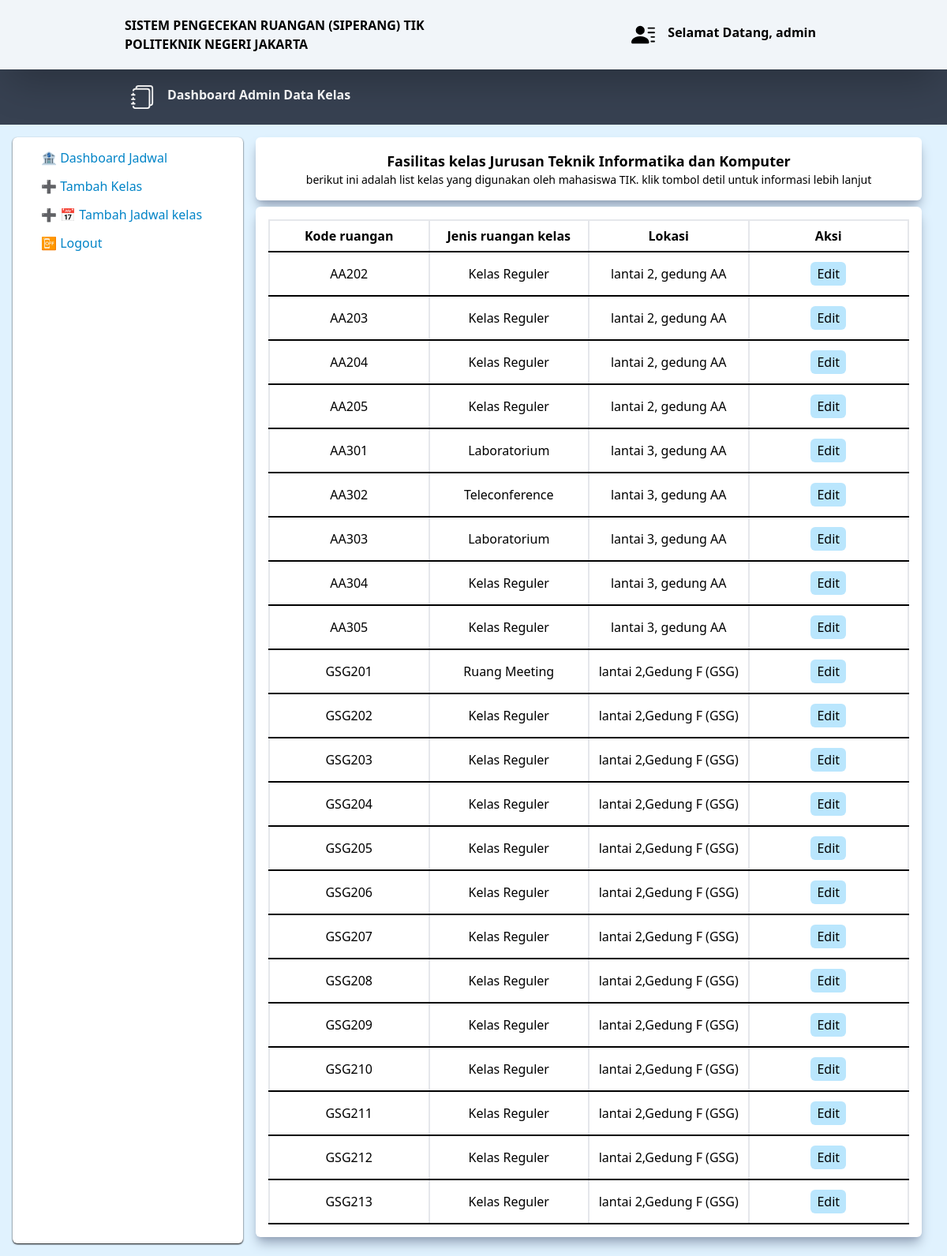
Page /page/kelas_admin.php on the earlier database version.
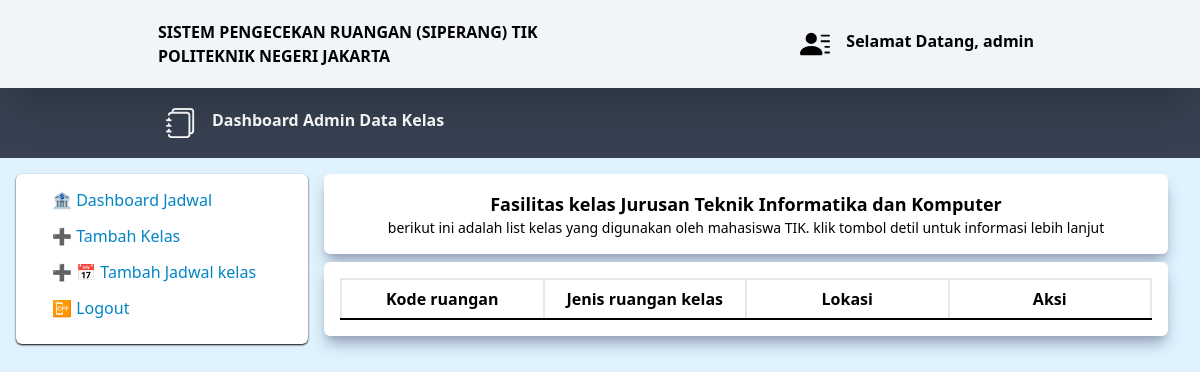
Same page on the later database version.
### tables this page shows
CREATE TABLE `ruangan` (
  `id_ruangan` varchar(25) NOT NULL,
  `lokasi` varchar(255) NOT NULL,
  `fasilitas` varchar(255) NOT NULL,
  `jenis_ruangan` varchar(35) NOT NULL,
  `kapasitas` int(11) NOT NULL
);

### page/kelas_admin.php (the view, shortened to what this page needs)
<?php
include("../util/connection.php");
$username = "admin";
$sql = "select * from ruangan";
$result = mysqli_query($conn, $sql);
?>
<html>
<head>
  <script src="https://cdn.tailwindcss.com"></script>
</head>
<body class="bg-sky-100">
  <header class="sticky bg-slate-100 py-5 font-bold shadow-blake shadow-2xl">
    <nav class="flex flex-row mx-auto w-9/12 px-2">
      <div class="basis-1/2 uppercase text-md items-center">
        <a href="">
          <span>Sistem Pengecekan Ruangan (SIPERANG) TIK</span> <br />
          <span>Politeknik Negeri Jakarta</span>
        </a>
      </div>
      <div class="basis-1/2 text-end my-auto inline-block items-center p-2">
        <a href="" class="flex justify-end transition-all duration-300 ease-in-out hover:text-sky-300">
          <span class="mx-4">
            </span>
          <span class="text-md">Selamat Datang,
            <?= $username ?>
          </span></a>
      </div>
    </nav>
  </header>
  <main>
    <div class="bg-gray-700">
      <div class="flex flex-row w-9/12 py-5 mx-auto">
        <div class="text-white font-bold text-md flex flex-start basis-1/2">
          <div class="mx-4">
          </div>
          <div>Dashboard Admin Data Kelas</div>
        </div>
      </div>
    </div>
    <div class="flex flex-row p-4 mx-auto">
      <div class="basis-1/4 rounded-md transition-all duration-300 ease-in-out shadow-black shadow-sm bg-white">
        <ul class="indent-7 text-sky-600 leading-9 p-2 mx-auto">
          <a href="kelas_admin.html">
            <li class="hover:border-2 hover:border-sky-500 transition-all duration-100 ease-in-out rounded-md">
            🏦 Dashboard Jadwal
            </li>
          </a>
          <a href="tambah.php">
            <li class="hover:border-2 hover:border-sky-500 transition-all duration-100 ease-in-out rounded-md">
              ➕ Tambah Kelas
            </li>
          </a>
          <a href="tambah_jadwal_kelas.php">
            <li class="hover:border-2 hover:border-sky-500 transition-all duration-100 ease-in-out rounded-md">
              ➕ 📅 Tambah Jadwal kelas
            </li>
          </a>
          <a href="../util/logout.php">
            <li class="hover:border-2 hover:border-sky-500 transition-all duration-100 ease-in-out rounded-md">
              📴 Logout
            </li>
          </a>
        </ul>
      </div>
      <div class="basis-3/4">
        <div class="px-4">
          <div class="rounded-md mb-2 shadow-slate-400 shadow-lg  h-max relative bg-white p-4 text-center text-lg font-bold">
            Fasilitas kelas Jurusan Teknik Informatika dan Komputer <br>
            <div class="text-sm font-normal">
              berikut ini adalah list kelas yang digunakan oleh mahasiswa TIK. klik tombol detil untuk informasi lebih lanjut
            </div>
          </div>
          <div class="rounded-md mb-2 shadow-slate-400 shadow-lg flex flex-row h-max relative bg-white p-4">
            <table class="w-full text-center">
              <tr>
                <th class="border-2 border-b-black w-1/4 p-2">Kode ruangan</th>
                <th class="border-2 border-b-black w-1/4 p-2">Jenis ruangan kelas</th>
                <th class="border-2 border-b-black W-1/4 p-2">Lokasi</th>
                <th class="border-2 border-b-black W-1/4 p-2">Aksi</th>
              </tr>
              <?php
              if ($result->num_rows > 0) {
                while ($row = $result->fetch_assoc()) {
              ?>
                  <tr>
                    <td class="border-2 border-b-black p-2"><?= $row['id_ruangan']; ?></td>
                    <td class="border-2 border-b-black p-2"><?= $row['jenis_ruangan']; ?></td>
                    <td class="border-2 border-b-black p-2"><?= $row['lokasi']; ?></td>
                    <td class="p-4 border-2 border-b-black p-2">
                      <a href="detailadmin.php?class=<?php echo $row['id_ruangan'] ?>" class="text-black-200 bg-sky-200 py-1 px-2 hover:bg-sky-300 rounded-md ">Edit</a>
                    </td>
                  </tr>
              <?php }
              } ?>
            </table>
          </div>
        </div>
      </div>
    </div>
  </main>
</body>
</html>

Differences in the rows shown:
removed ruangan: id_ruangan "AA202", jenis_ruangan "Kelas Reguler", lokasi "lantai 2, gedung AA"
removed ruangan: id_ruangan "AA203", jenis_ruangan "Kelas Reguler", lokasi "lantai 2, gedung AA"
removed ruangan: id_ruangan "AA204", jenis_ruangan "Kelas Reguler", lokasi "lantai 2, gedung AA"
removed ruangan: id_ruangan "AA205", jenis_ruangan "Kelas Reguler", lokasi "lantai 2, gedung AA"
removed ruangan: id_ruangan "AA301", jenis_ruangan "Laboratorium", lokasi "lantai 3, gedung AA"
removed ruangan: id_ruangan "AA302", jenis_ruangan "Teleconference", lokasi "lantai 3, gedung AA"
removed ruangan: id_ruangan "AA303", jenis_ruangan "Laboratorium", lokasi "lantai 3, gedung AA"
removed ruangan: id_ruangan "AA304", jenis_ruangan "Kelas Reguler", lokasi "lantai 3, gedung AA"
removed ruangan: id_ruangan "AA305", jenis_ruangan "Kelas Reguler", lokasi "lantai 3, gedung AA"
removed ruangan: id_ruangan "GSG201", jenis_ruangan "Ruang Meeting", lokasi "lantai 2,Gedung F (GSG)"
removed ruangan: id_ruangan "GSG202", jenis_ruangan "Kelas Reguler", lokasi "lantai 2,Gedung F (GSG)"
removed ruangan: id_ruangan "GSG203", jenis_ruangan "Kelas Reguler", lokasi "lantai 2,Gedung F (GSG)"
removed ruangan: id_ruangan "GSG204", jenis_ruangan "Kelas Reguler", lokasi "lantai 2,Gedung F (GSG)"
removed ruangan: id_ruangan "GSG205", jenis_ruangan "Kelas Reguler", lokasi "lantai 2,Gedung F (GSG)"
removed ruangan: id_ruangan "GSG206", jenis_ruangan "Kelas Reguler", lokasi "lantai 2,Gedung F (GSG)"
removed ruangan: id_ruangan "GSG207", jenis_ruangan "Kelas Reguler", lokasi "lantai 2,Gedung F (GSG)"
removed ruangan: id_ruangan "GSG208", jenis_ruangan "Kelas Reguler", lokasi "lantai 2,Gedung F (GSG)"
removed ruangan: id_ruangan "GSG209", jenis_ruangan "Kelas Reguler", lokasi "lantai 2,Gedung F (GSG)"
removed ruangan: id_ruangan "GSG210", jenis_ruangan "Kelas Reguler", lokasi "lantai 2,Gedung F (GSG)"
removed ruangan: id_ruangan "GSG211", jenis_ruangan "Kelas Reguler", lokasi "lantai 2,Gedung F (GSG)"
removed ruangan: id_ruangan "GSG212", jenis_ruangan "Kelas Reguler", lokasi "lantai 2,Gedung F (GSG)"
removed ruangan: id_ruangan "GSG213", jenis_ruangan "Kelas Reguler", lokasi "lantai 2,Gedung F (GSG)"
